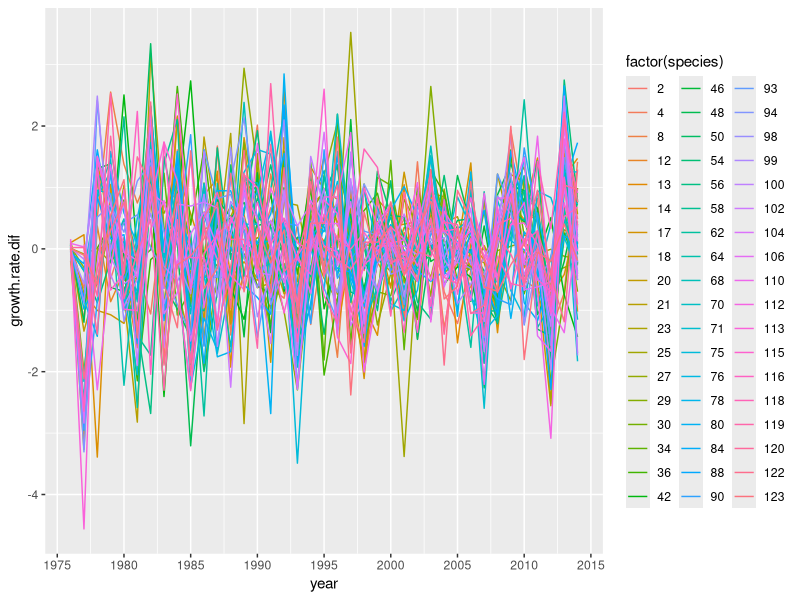
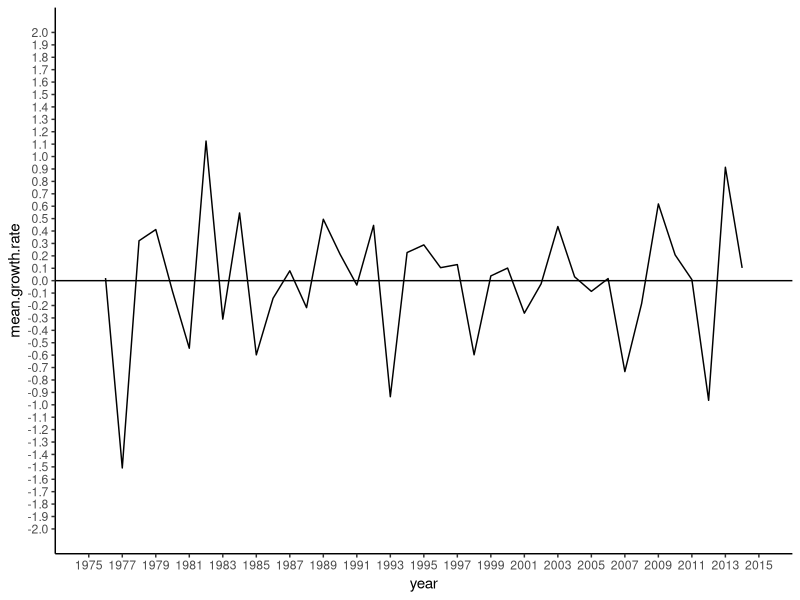
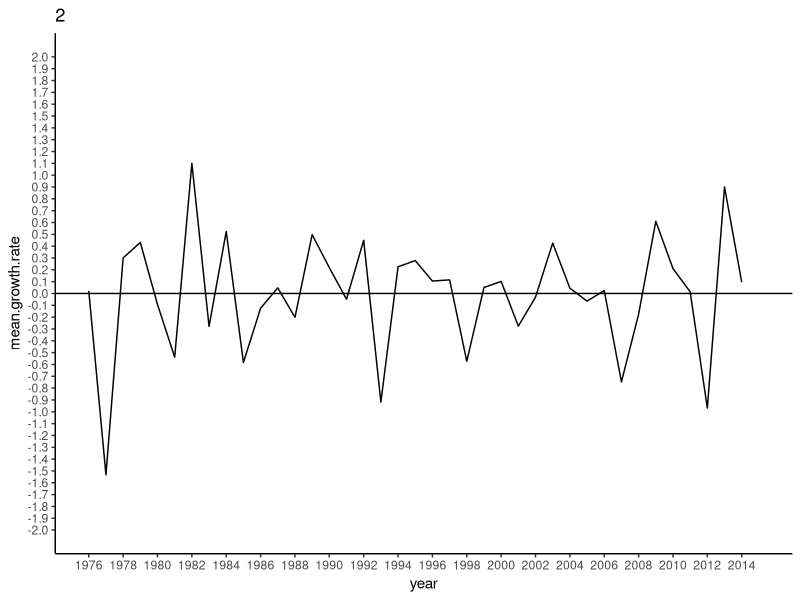
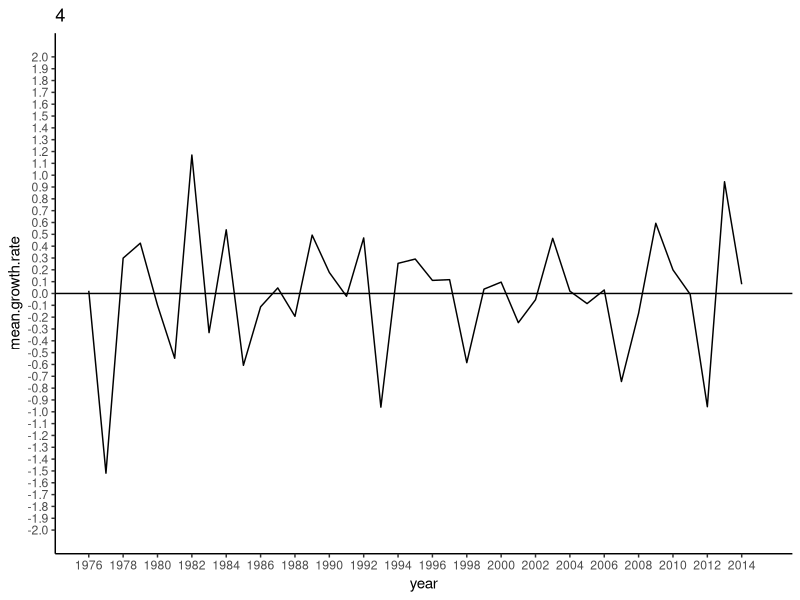
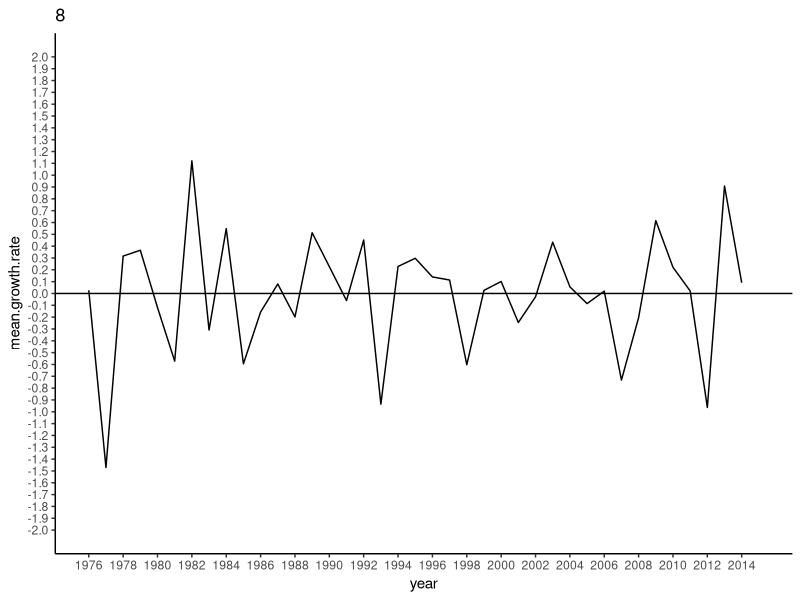
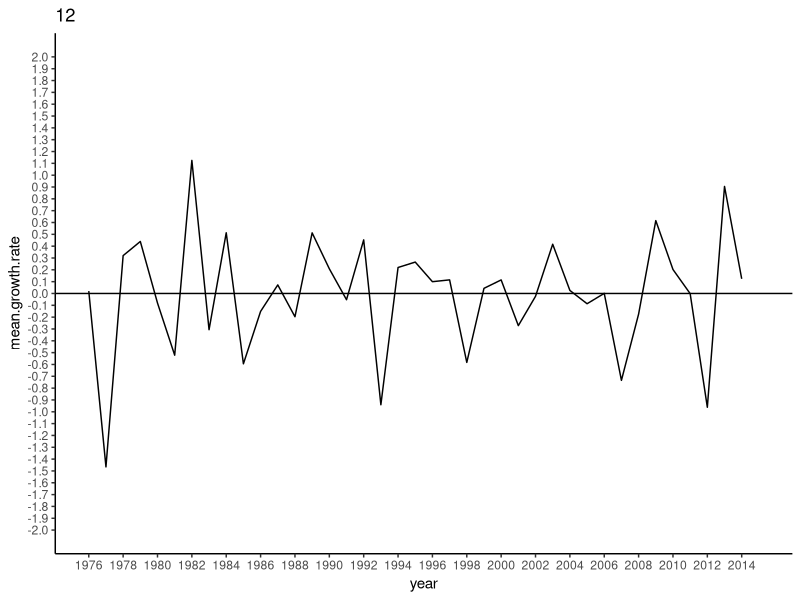
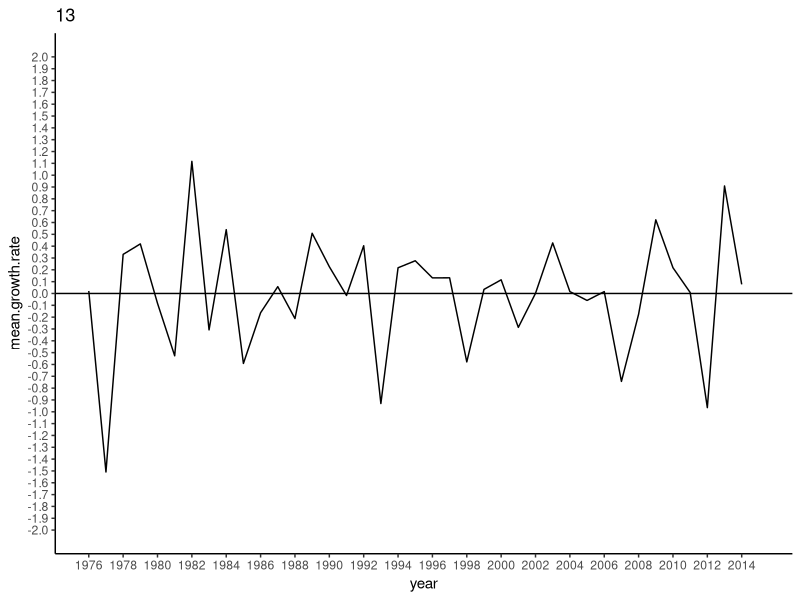
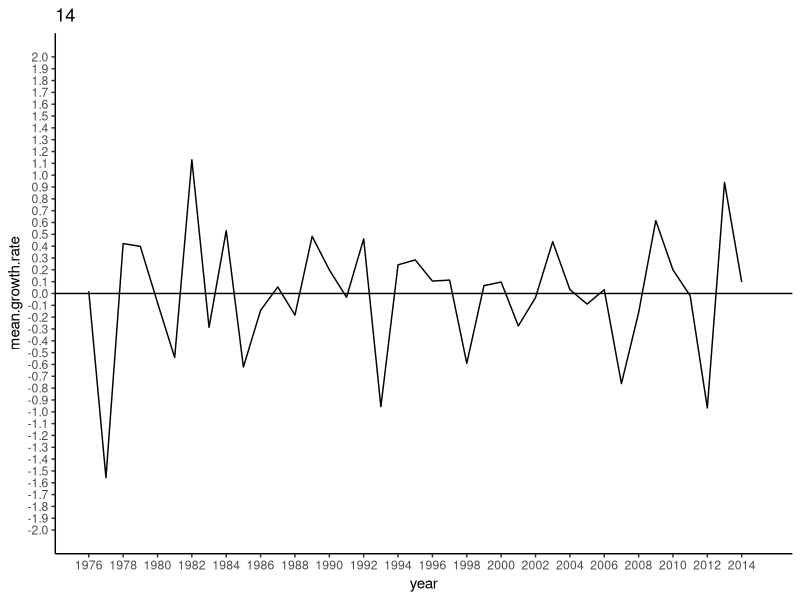

Write R code to recreate these figures, in order.

# ============================= Packages required =============================


library(tidyverse)


# ============================ Load in data ===================================


# growth.rates.csv is a data file containing interannual changes in species 
# abundance.


growth.rate <- read.csv("Data/growth.rates.csv", header = T)

# ../ = go back a folder
# / go forward a folder


# ============================ Format data ====================================


# Remove rows that are not needed (tr0obs, col.ind.prev.year)

growth.rate <- select(growth.rate, species, year, growth.rate.dif)


# Set NA values to 0
  # NA values are for the 1st year of data therefore no differential.

growth.rate[is.na(growth.rate)] <- 0


# Scaling data around mean of 0 and sd of 1

# Create empty dataframe to put scaled data into

scaled <- NULL


# Create list of species names

species.list <- unique(growth.rate$species)


# Open for loop
# Loop creates new df each time of scaled values. 
# Binds scaled values onto scaled dataset

for (i in species.list){
  
  # subset gets growth.rate data for one species (species i)
  
  subset <- filter(growth.rate, species == i)
  
  
  # Scale growth.rate.dif for species i
  
  subset$growth.rate.dif <- scale(subset$growth.rate.dif, center = T, scale = T)
  
  
  # Bind subset onto scaled dataset
  
  scaled = rbind(scaled, subset)
  
} # Close loop


# for some reason r is creating a dataframe within the dataframe
# to remove this use
# solution found at https://stackoverflow.com/questions/30896605/dataframe-within-dataframe

scaled <- do.call(data.frame, scaled)




# ========== Plot all species interannual changes in abundance ================


growth.rate.plot <-ggplot(
  scaled, aes(
    x = year,
    y = growth.rate.dif,
    colour = factor(species))) + 
  geom_line() + 
  scale_x_continuous(breaks = seq(1975, 2015, 5))

growth.rate.plot


# ======== Plot mean of all species interannual changes in abundance ==========

# create table of mean growth rate differenctials grouped by year

growth.rate.mean <- scaled %>% 
  group_by(year) %>%
  summarise(mean.growth.rate = mean(growth.rate.dif, na.rm = TRUE))

growth.rate.mean <- as.data.frame(growth.rate.mean)

head(growth.rate.mean)
is.numeric(growth.rate.mean$year)
is.numeric(growth.rate.mean$mean.growth.rate)
# Plot mean growth rate differentials

mean.growth.rate.plot <- ggplot(
  growth.rate.mean, aes(
    x = year,
    y = mean.growth.rate)) + 
  geom_hline(yintercept = 0) +
  coord_cartesian(xlim = c(1975, 2015), ylim = c(-2, 2)) +
  scale_x_continuous(breaks = seq(1975, 2015, by = 2)) +
  scale_y_continuous(breaks=seq(-2, 2, 0.1)) +
  geom_line() +
  theme_classic() 
  

mean.growth.rate.plot



# === Plot mean of all species interannual changes in abundance - 1 species ===


# Create list of species from growth.rate data

species.list <- unique(scaled$species)


# Write for loop
  # loop creates a subset of data removing one species each time (species i)
  # Plots yearly mean growth rates minus species i each time
  # Creates n plots where n is number of species in list

for(i in species.list){  # Open loop
  
  
  # a gets a subset of growth.rate data minus species i.
  
    removed_species <- subset(scaled, species != i) 
  
    
  # Growth.rate.mean gets removed_species 
    # removed_species is grouped by year
    # yearly mean growthrates of all species are calulated
    
  growth.rate.mean <- removed_species %>% 
    group_by(year) %>%
    summarise(mean.growth.rate = mean(growth.rate.dif, na.rm = TRUE))
  
  
  # Create plot of mean yearly growth rates across all species using subset of data

  
  mean.growth.rate.plot <- ggplot(
    growth.rate.mean, aes(
      x = year,
      y = mean.growth.rate)) + 
    geom_hline(yintercept = 0) +
    coord_cartesian(xlim = c(1976, 2015), ylim = c(-2, 2)) +
    scale_x_continuous(breaks = seq(1976, 2015, by = 2)) +
    scale_y_continuous(breaks=seq(-2, 2, 0.1)) +
    geom_line() +
    theme_classic() +
    ggtitle(i)
  
  

  # Plot graph
  
  plot(mean.growth.rate.plot)
  
} # Close loop
